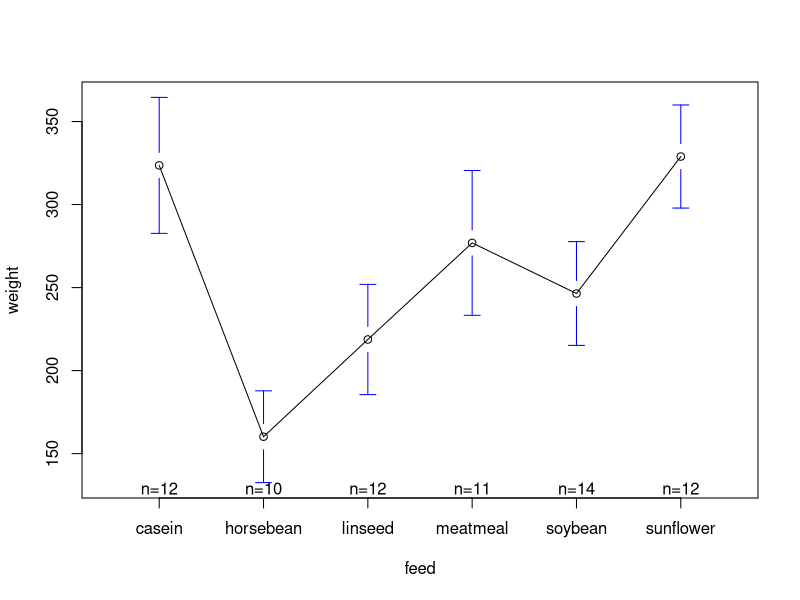
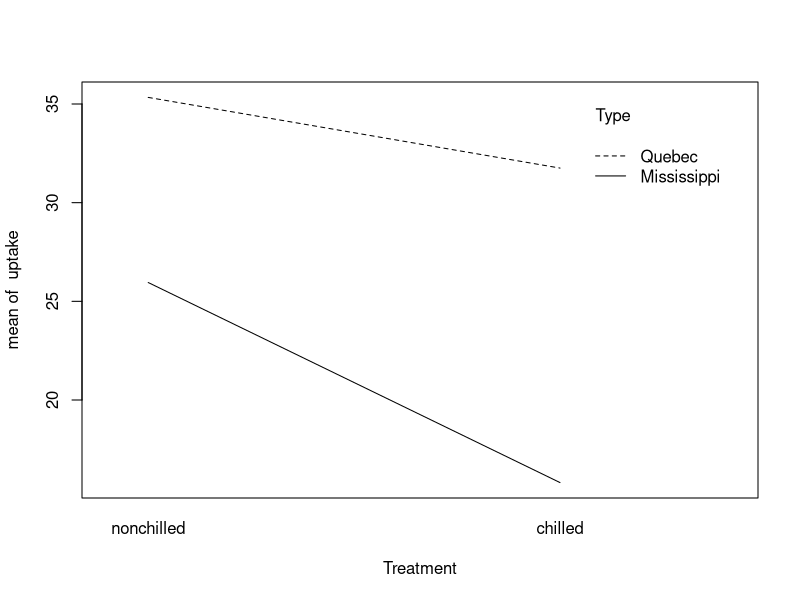

The R script that drew these images, in order:
## ---- chunk 1
library(knitr); library(gplots)
## ---- chunk 2
data(chickwts)
## ---- chunk 3
sum_stats <- aggregate(weight ~ feed, chickwts, 
                       function(x) c(obs = NROW(x), mean = mean(x), sd = sd(x)))

sum_stats
## ---- chunk 4
chickwts_anova <- aov(data = chickwts, formula = weight ~ feed)
summary(chickwts_anova)
## ---- chunk 5
with(chickwts, plotmeans(weight ~ feed))
  # with() allows us to specify a dataset we want to work with.
  #   In this way, we don't have to type "chickwts$" repeatedly.

## ---- chunk 6
TukeyHSD(chickwts_anova)

## ---- chunk 7
data(CO2)
## ---- chunk 8
with(CO2, table(Type, Treatment)) # we need Type as the row and Treatment as the column.
## ---- chunk 9
CO2_anova <- aov(uptake ~ Treatment*Type, data = CO2)
summary(CO2_anova)

## ---- chunk 10
TukeyHSD(CO2_anova)
with(CO2, interaction.plot(Treatment, Type, uptake))
